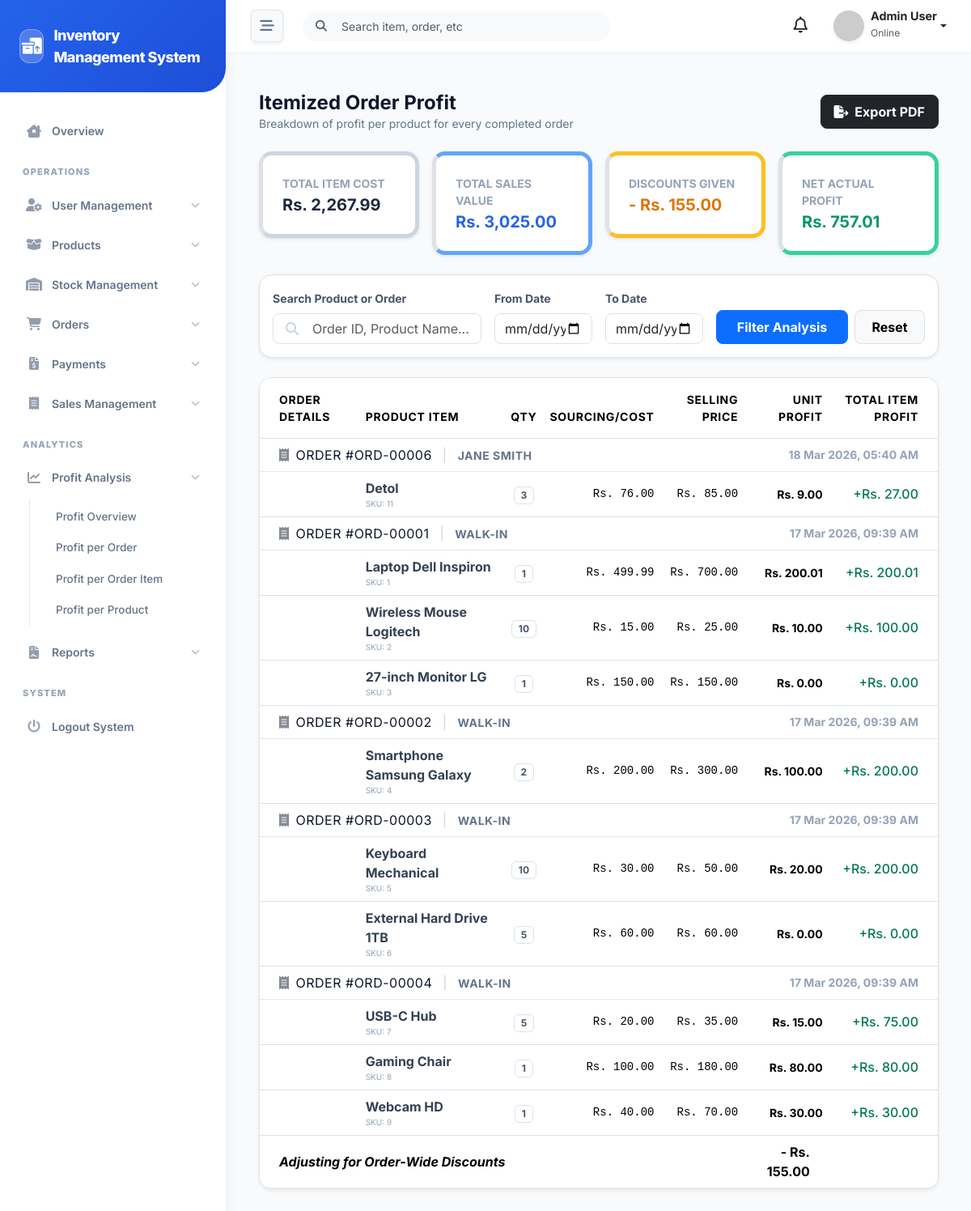
Screenshot of /admin/profit/itemized_profit.php (signed in) with the database file from the repository.
### tables this page shows
CREATE TABLE `order_items` (
  `id` int(11) NOT NULL,
  `order_id` int(11) NOT NULL,
  `product_id` int(11) NOT NULL,
  `quantity` int(11) NOT NULL,
  `price` decimal(10,2) NOT NULL,
  `total` decimal(10,2) DEFAULT NULL,
  `created_at` timestamp NOT NULL DEFAULT current_timestamp()
);

CREATE TABLE `customers` (
  `id` int(11) NOT NULL,
  `name` varchar(255) NOT NULL,
  `email` varchar(255) DEFAULT NULL,
  `phone` varchar(20) DEFAULT NULL,
  `address` text DEFAULT NULL,
  `created_at` timestamp NOT NULL DEFAULT current_timestamp()
);

CREATE TABLE `orders` (
  `id` int(11) NOT NULL,
  `customer_id` int(11) DEFAULT NULL,
  `created_by` int(11) DEFAULT NULL,
  `order_type` enum('shop','online') DEFAULT 'shop',
  `total_amount` decimal(10,2) DEFAULT NULL,
  `discount` decimal(10,2) DEFAULT 0.00,
  `delivery_charges` decimal(10,2) DEFAULT 0.00,
  `final_amount` decimal(10,2) DEFAULT NULL,
  `status` enum('pending','completed','cancelled') DEFAULT 'pending',
  `created_at` timestamp NOT NULL DEFAULT current_timestamp(),
  `updated_at` timestamp NOT NULL DEFAULT current_timestamp() ON UPDATE current_timestamp()
);

CREATE TABLE `products` (
  `id` int(11) NOT NULL,
  `name` varchar(150) NOT NULL,
  `sku` varchar(100) DEFAULT NULL,
  `cost_price` decimal(10,2) NOT NULL,
  `selling_price` decimal(10,2) NOT NULL,
  `status` enum('active','inactive') DEFAULT 'active',
  `created_at` timestamp NOT NULL DEFAULT current_timestamp(),
  `updated_at` timestamp NOT NULL DEFAULT current_timestamp() ON UPDATE current_timestamp()
);

### core/functions.php (called while the page is built, shortened)
<?php
function format_price($amount) {
    return "Rs. " . number_format($amount, 2);
}

### admin/profit/itemized_profit.php (the view, shortened to what this page needs)
<?php
require_once __DIR__ . '/../../config/db.php';
require_once __DIR__ . '/../../core/functions.php';
$page_title = "Itemized Order Profit";
$page_description = "Breakdown of profit per product for every completed order";
$search    = isset($_GET['search']) ? sanitize($_GET['search']) : '';
$date_from = isset($_GET['from']) ? sanitize($_GET['from']) : '';
$date_to   = isset($_GET['to'])   ? sanitize($_GET['to'])   : '';
$query = "
    SELECT oi.id as item_ref_id,
           oi.order_id,
           oi.quantity,
           oi.price as unit_sell_price,
           oi.total as item_total_sell,
           p.name as product_name,
           p.cost_price as unit_cost_price,
           (p.cost_price * oi.quantity) as total_item_cost,
           (oi.total - (p.cost_price * oi.quantity)) as item_profit,
           o.created_at as order_date,
           o.discount as order_wide_discount,
           c.name as customer_name
    FROM order_items oi
    JOIN orders o ON oi.order_id = o.id
    JOIN products p ON oi.product_id = p.id
    LEFT JOIN customers c ON o.customer_id = c.id
    WHERE o.status = 'completed'";
$params = [];
$query .= " ORDER BY o.created_at DESC";
try {
    $stmt = $pdo->prepare($query);
    $stmt->execute($params);
    $items = $stmt->fetchAll();
    $stats_query = "
        SELECT
           SUM(p.cost_price * oi.quantity) as total_cost,
           SUM(oi.total) as total_revenue,
           SUM(oi.total - (p.cost_price * oi.quantity)) as total_gross_profit,
           (SELECT SUM(discount) FROM orders WHERE status = 'completed'";
    $stats_query .= ") as total_discounts
        FROM order_items oi
        JOIN orders o ON oi.order_id = o.id
        JOIN products p ON oi.product_id = p.id
        WHERE o.status = 'completed'";
    $stats = $pdo->query($stats_query)->fetch();
    $net_profit = ($stats['total_gross_profit'] ?? 0) - ($stats['total_discounts'] ?? 0);
} catch (PDOException $e) {
    die("DB Error: " . $e->getMessage());
}
include '../../includes/header.php';
include '../../includes/sidebar.php';
include '../../includes/navbar.php';
?>
<div class="px-3 py-4">
    <div class="d-flex align-items-center justify-content-between mb-4">
        <div>
            <h1 class="h4 fw-bold text-slate-900 mb-0"><?= $page_title ?></h1>
            <p class="text-slate-500 small mb-0"><?= $page_description ?></p>
        </div>
        <div>
            <button class="btn btn-dark rounded-3 px-3 py-2 fw-bold" onclick="window.print()">
                <i class="fa-solid fa-file-export me-1"></i> Export PDF
            </button>
        </div>
    </div>
    <div class="row g-3 mb-4">
        <div class="col-md-3">
            <div class="p-4 bg-white rounded-4 border-start border-5 border-slate-300 shadow-sm">
                <div class="small fw-bold text-slate-400 uppercase mb-1">Total Item Cost</div>
                <div class="h5 fw-bold mb-0"><?= format_price($stats['total_cost'] ?? 0) ?></div>
            </div>
        </div>
        <div class="col-md-3">
            <div class="p-4 bg-white rounded-4 border-start border-5 border-blue-400 shadow-sm">
                <div class="small fw-bold text-slate-400 uppercase mb-1">Total Sales Value</div>
                <div class="h5 fw-bold text-blue-600 mb-0"><?= format_price(($stats['total_revenue'] ?? 0) - ($stats['total_discounts'] ?? 0)) ?></div>
            </div>
        </div>
        <div class="col-md-3">
            <div class="p-4 bg-white rounded-4 border-start border-5 border-amber-400 shadow-sm">
                <div class="small fw-bold text-slate-400 uppercase mb-1">Discounts Given</div>
                <div class="h5 fw-bold text-amber-600 mb-0">- <?= format_price($stats['total_discounts'] ?? 0) ?></div>
            </div>
        </div>
        <div class="col-md-3">
            <div class="p-4 bg-white rounded-4 border-start border-5 border-emerald-400 shadow-sm">
                <div class="small fw-bold text-slate-400 uppercase mb-1">Net Actual Profit</div>
                <div class="h5 fw-bold text-emerald-600 mb-0"><?= format_price($net_profit ?? 0) ?></div>
            </div>
        </div>
    </div>
    <div class="bg-white p-3 rounded-4 border border-slate-100 shadow-sm mb-4 no-print">
        <form method="GET" class="row g-3 align-items-end">
            <div class="col-lg-4">
                <label class="form-label small fw-bold text-slate-600">Search Product or Order</label>
                <div class="position-relative">
                    <i class="fa-solid fa-search position-absolute top-50 translate-middle-y ms-3 text-slate-300"></i>
                    <input type="text" name="search" class="form-control rounded-3 ps-5" placeholder="Order ID, Product Name..." value="<?= htmlspecialchars($search) ?>">
                </div>
            </div>
            <div class="col-lg-2">
                <label class="form-label small fw-bold text-slate-600">From Date</label>
                <input type="date" name="from" class="form-control rounded-3" value="<?= htmlspecialchars($date_from) ?>">
            </div>
            <div class="col-lg-2">
                <label class="form-label small fw-bold text-slate-600">To Date</label>
                <input type="date" name="to" class="form-control rounded-3" value="<?= htmlspecialchars($date_to) ?>">
            </div>
            <div class="col-lg-4 d-flex gap-2">
                <button type="submit" class="btn btn-primary w-100 py-2 rounded-3 fw-bold">Filter Analysis</button>
                <a href="itemized_profit.php" class="btn btn-light border w-50 py-2 rounded-3 fw-bold">Reset</a>
            </div>
        </form>
    </div>
    <div class="bg-white rounded-4 border border-slate-100 shadow-sm overflow-hidden">
        <div class="table-responsive">
            <table class="table align-middle mb-0">
                <thead>
                    <tr class="bg-slate-50 text-slate-500 small uppercase fw-bold tracking-wider">
                        <th class="ps-4 py-3">Order Details</th>
                        <th class="py-3">Product Item</th>
                        <th class="py-3 text-center">Qty</th>
                        <th class="py-3 text-end">Sourcing/Cost</th>
                        <th class="py-3 text-end">Selling Price</th>
                        <th class="py-3 text-end">Unit Profit</th>
                        <th class="py-3 text-end pe-4 text-emerald-600">Total Item Profit</th>
                    </tr>
                </thead>
                <tbody>
                    <?php if (!empty($items)): ?>
                        <?php
                        $current_order_id = null;
                        foreach ($items as $item):
                            $is_new_order = ($item['order_id'] !== $current_order_id);
                            $current_order_id = $item['order_id'];
                            if ($is_new_order):
                        ?>
                            <tr class="bg-slate-50 border-top border-slate-200">
                                <td colspan="7" class="ps-4 py-2">
                                    <div class="d-flex align-items-center justify-content-between">
                                        <div class="fw-black text-slate-900 uppercase" style="letter-spacing: 0.5px;">
                                            <i class="fa-solid fa-receipt me-2 opacity-50"></i>Order #ORD-<?= str_pad($item['order_id'], 5, '0', STR_PAD_LEFT) ?>
                                            <span class="mx-2 text-slate-300">|</span>
                                            <span class="small fw-bold text-slate-500"><?= htmlspecialchars($item['customer_name'] ?? 'Walk-in') ?></span>
                                        </div>
                                        <div class="small text-slate-400 fw-bold me-3">
                                            <?= date('d M Y, h:i A', strtotime($item['order_date'])) ?>
                                        </div>
                                    </div>
                                </td>
                            </tr>
                        <?php endif; ?>
                            <tr>
                                <td class="ps-4"></td>
                                <td>
                                    <div class="fw-bold text-slate-700"><?= htmlspecialchars($item['product_name']) ?></div>
                                    <div class="small text-slate-400" style="font-size: 10px;">SKU: <?= htmlspecialchars($item['item_ref_id']) ?></div>
                                </td>
                                <td class="text-center">
                                    <span class="badge border border-slate-200 text-slate-600 px-2 py-1"><?= $item['quantity'] ?></span>
                                </td>
                                <td class="text-end text-slate-500 font-monospace small">
                                    <?= format_price($item['unit_cost_price']) ?>
                                </td>
                                <td class="text-end text-blue-600 font-monospace small">
                                    <?= format_price($item['unit_sell_price']) ?>
                                </td>
                                <td class="text-end fw-bold text-slate-600 small">
                                    <?= format_price($item['unit_sell_price'] - $item['unit_cost_price']) ?>
                                </td>
                                <td class="text-end pe-4">
                                    <div class="fw-black h6 mb-0 <?= $item['item_profit'] >= 0 ? 'text-emerald-700' : 'text-rose-700' ?>">
                                        <?= ($item['item_profit'] >= 0 ? '+' : '') . format_price($item['item_profit']) ?>
                                    </div>
                                </td>
                            </tr>
                        <?php endforeach; ?>
                        <?php if ($stats['total_discounts'] > 0): ?>
                        <tr class="bg-rose-50 border-top-2 border-rose-100">
                            <td colspan="5" class="ps-4 py-3 text-rose-800 fw-bold italic">Adjusting for Order-Wide Discounts</td>
                            <td class="text-end pe-4 text-rose-700 fw-bold">- <?= format_price($stats['total_discounts']) ?></td>
                            <td></td>
                        </tr>
                        <?php endif; ?>
                    <?php else: ?>
                        <tr><td colspan="7" class="text-center py-5">No itemized profit data found for the selected filters.</td></tr>
                    <?php endif; ?>
                </tbody>
            </table>
        </div>
    </div>
</div>
<?php include '../../includes/footer.php'; ?>

### includes/header.php (style rules this page uses)
:root { --primary-bg: #f8fafc; --sidebar-bg: #ffffff; --sidebar-color: #64748b; --sidebar-active-bg: #eff6ff; --sidebar-active-color: #2563eb; --primary-brand: #2563eb; --header-bg: #ffffff; --text-dark: #1e293b; --transition-speed: 0.3s; }
body { font-family: 'Inter', sans-serif; background-color: var(--primary-bg); color: var(--text-dark); overflow-x: hidden; }

### includes/sidebar.php (style rules this page uses)
:root { --primary-blue: #2563eb; --primary-green: #10b981; --sidebar-bg: #ffffff; --nav-text: #64748b; --nav-active-bg: #eff6ff; --nav-active-text: #2563eb; }

### rows the page displays
order_items: order "00006", customers.name "JANE SMITH", order.created_at "18 Mar 2026, 05:40 AM", product.name "Detol", id "11", quantity "3", product.cost_price "Rs. 76.00", price "Rs. 85.00", price.cost_price "Rs. 9.00", item_profit "Rs. 27.00"
order_items: order "00001", customer_name "WALK-IN", order.created_at "17 Mar 2026, 09:39 AM", product.name "Laptop Dell Inspiron", id "1", quantity "1", product.cost_price "Rs. 499.99", price "Rs. 700.00", price.cost_price "Rs. 200.01", item_profit "Rs. 200.01"
order_items: product.name "Wireless Mouse Logitech", id "2", quantity "10", product.cost_price "Rs. 15.00", price "Rs. 25.00", price.cost_price "Rs. 10.00", item_profit "Rs. 100.00"
order_items: product.name "27-inch Monitor LG", id "3", quantity "1", product.cost_price "Rs. 150.00", price "Rs. 150.00", price.cost_price "Rs. 0.00", item_profit "Rs. 0.00"
order_items: order "00002", customer_name "WALK-IN", order.created_at "17 Mar 2026, 09:39 AM", product.name "Smartphone Samsung Galaxy", id "4", quantity "2", product.cost_price "Rs. 200.00", price "Rs. 300.00", price.cost_price "Rs. 100.00", item_profit "Rs. 200.00"
order_items: order "00003", customer_name "WALK-IN", order.created_at "17 Mar 2026, 09:39 AM", product.name "Keyboard Mechanical", id "5", quantity "10", product.cost_price "Rs. 30.00", price "Rs. 50.00", price.cost_price "Rs. 20.00", item_profit "Rs. 200.00"
order_items: product.name "External Hard Drive 1TB", id "6", quantity "5", product.cost_price "Rs. 60.00", price "Rs. 60.00", price.cost_price "Rs. 0.00", item_profit "Rs. 0.00"
order_items: order "00004", customer_name "WALK-IN", order.created_at "17 Mar 2026, 09:39 AM", product.name "USB-C Hub", id "7", quantity "5", product.cost_price "Rs. 20.00", price "Rs. 35.00", price.cost_price "Rs. 15.00", item_profit "Rs. 75.00"
order_items: product.name "Gaming Chair", id "8", quantity "1", product.cost_price "Rs. 100.00", price "Rs. 180.00", price.cost_price "Rs. 80.00", item_profit "Rs. 80.00"
order_items: product.name "Webcam HD", id "9", quantity "1", product.cost_price "Rs. 40.00", price "Rs. 70.00", price.cost_price "Rs. 30.00", item_profit "Rs. 30.00"

### other values shown
APP_NAME "Inventory Management System"
$user_name "Admin User"
$page_title "Itemized Order Profit"
$page_description "Breakdown of profit per product for every completed order"
format_price($stats['total_cost'] ?? 0) "Rs. 2,267.99"
format_price($stats['total_discounts'] ?? 0) "Rs. 155.00"
format_price($net_profit ?? 0) "Rs. 757.01"
format_price($stats['total_discounts']) "Rs. 155.00"
